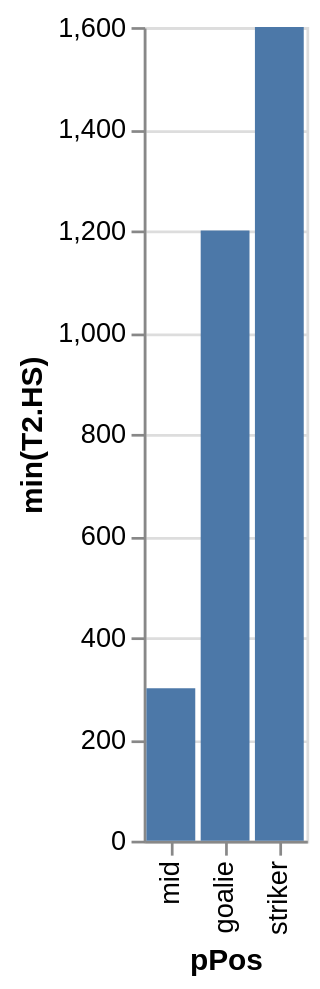

Write a Vega-Lite specification for this figure.
### Vega-Lite specification from a JSON file in a GitHub repository (floating-point values rounded to 4 significant figures)
{"data": {"values": [{"x_data": "mid", "y_data": 300}, {"x_data": "goalie", "y_data": 1200}, {"x_data": "striker", "y_data": 1600}]}, "mark": "bar", "encoding": {"x": {"field": "x_data", "type": "nominal", "title": "pPos", "sort": {"op": "sum", "field": "y_data", "order": "ascending"}}, "y": {"field": "y_data", "type": "quantitative", "title": "min(T2.HS)"}}}
